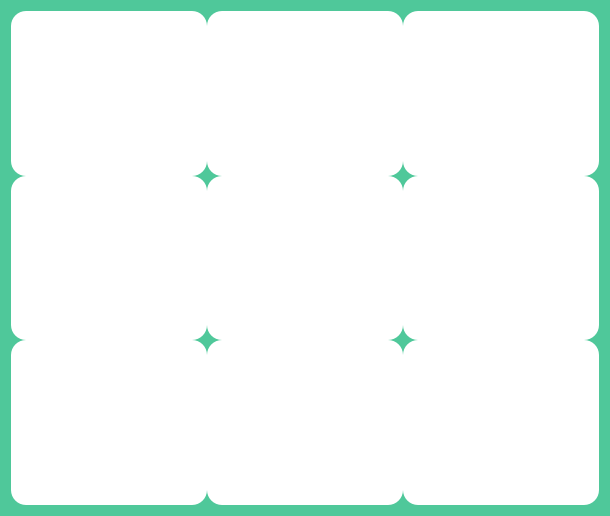
<?xml version="1.0" encoding="UTF-8"?>
<ui version="4.0">
 <class>gameWindow1</class>
 <widget class="QDialog" name="gameWindow1">
  <property name="geometry">
   <rect>
    <x>0</x>
    <y>0</y>
    <width>610</width>
    <height>516</height>
   </rect>
  </property>
  <property name="windowTitle">
   <string>Dialog</string>
  </property>
  <property name="styleSheet">
   <string notr="true">*{
	
	background-color:rgb(79, 200, 154);
font-family:century gothic;
font-size:20px;
}
QFrame
{
background:rgba(0,0,0,0.8);
border-radius:15px;
}

QPushButton
{
background: white;
border-radius:30px;
font-size:50px;
}
QToolButton
{
background: rgb(79, 200, 154);
border-radius:60px;
}
QLabel
{
color:white;
background:transparent;
}
QPushButton
{
color:black;
border-radius:15px;
}

</string>
  </property>
  <layout class="QGridLayout" name="gridLayout_2">
   <item row="0" column="0">
    <layout class="QGridLayout" name="gridLayout">
     <property name="sizeConstraint">
      <enum>QLayout::SizeConstraint::SetFixedSize</enum>
     </property>
     <property name="leftMargin">
      <number>0</number>
     </property>
     <property name="spacing">
      <number>0</number>
     </property>
     <item row="0" column="1">
      <widget class="QPushButton" name="pushButton2">
       <property name="sizePolicy">
        <sizepolicy hsizetype="Minimum" vsizetype="Expanding">
         <horstretch>0</horstretch>
         <verstretch>0</verstretch>
        </sizepolicy>
       </property>
       <property name="font">
        <font>
         <family>century gothic</family>
         <pointsize>-1</pointsize>
         <bold>true</bold>
        </font>
       </property>
       <property name="cursor">
        <cursorShape>PointingHandCursor</cursorShape>
       </property>
       <property name="text">
        <string/>
       </property>
      </widget>
     </item>
     <item row="1" column="2">
      <widget class="QPushButton" name="pushButton6">
       <property name="sizePolicy">
        <sizepolicy hsizetype="Minimum" vsizetype="Expanding">
         <horstretch>0</horstretch>
         <verstretch>0</verstretch>
        </sizepolicy>
       </property>
       <property name="font">
        <font>
         <family>century gothic</family>
         <pointsize>-1</pointsize>
         <bold>true</bold>
        </font>
       </property>
       <property name="cursor">
        <cursorShape>PointingHandCursor</cursorShape>
       </property>
       <property name="text">
        <string/>
       </property>
      </widget>
     </item>
     <item row="0" column="2">
      <widget class="QPushButton" name="pushButton3">
       <property name="sizePolicy">
        <sizepolicy hsizetype="Minimum" vsizetype="Expanding">
         <horstretch>0</horstretch>
         <verstretch>0</verstretch>
        </sizepolicy>
       </property>
       <property name="font">
        <font>
         <family>century gothic</family>
         <pointsize>-1</pointsize>
         <bold>true</bold>
        </font>
       </property>
       <property name="cursor">
        <cursorShape>PointingHandCursor</cursorShape>
       </property>
       <property name="text">
        <string/>
       </property>
       <property name="iconSize">
        <size>
         <width>20</width>
         <height>20</height>
        </size>
       </property>
       <property name="flat">
        <bool>false</bool>
       </property>
      </widget>
     </item>
     <item row="1" column="1">
      <widget class="QPushButton" name="pushButton5">
       <property name="sizePolicy">
        <sizepolicy hsizetype="Minimum" vsizetype="Expanding">
         <horstretch>0</horstretch>
         <verstretch>0</verstretch>
        </sizepolicy>
       </property>
       <property name="font">
        <font>
         <family>century gothic</family>
         <pointsize>-1</pointsize>
         <bold>true</bold>
        </font>
       </property>
       <property name="cursor">
        <cursorShape>PointingHandCursor</cursorShape>
       </property>
       <property name="text">
        <string/>
       </property>
      </widget>
     </item>
     <item row="2" column="1">
      <widget class="QPushButton" name="pushButton8">
       <property name="sizePolicy">
        <sizepolicy hsizetype="Minimum" vsizetype="Expanding">
         <horstretch>0</horstretch>
         <verstretch>0</verstretch>
        </sizepolicy>
       </property>
       <property name="font">
        <font>
         <family>century gothic</family>
         <pointsize>-1</pointsize>
         <bold>true</bold>
        </font>
       </property>
       <property name="cursor">
        <cursorShape>PointingHandCursor</cursorShape>
       </property>
       <property name="text">
        <string/>
       </property>
      </widget>
     </item>
     <item row="2" column="2">
      <widget class="QPushButton" name="pushButton9">
       <property name="sizePolicy">
        <sizepolicy hsizetype="Minimum" vsizetype="Expanding">
         <horstretch>0</horstretch>
         <verstretch>0</verstretch>
        </sizepolicy>
       </property>
       <property name="font">
        <font>
         <family>century gothic</family>
         <pointsize>-1</pointsize>
         <bold>true</bold>
        </font>
       </property>
       <property name="cursor">
        <cursorShape>PointingHandCursor</cursorShape>
       </property>
       <property name="text">
        <string/>
       </property>
      </widget>
     </item>
     <item row="0" column="0">
      <widget class="QPushButton" name="pushButton1">
       <property name="sizePolicy">
        <sizepolicy hsizetype="Minimum" vsizetype="Expanding">
         <horstretch>0</horstretch>
         <verstretch>0</verstretch>
        </sizepolicy>
       </property>
       <property name="font">
        <font>
         <family>century gothic</family>
         <pointsize>-1</pointsize>
         <bold>true</bold>
        </font>
       </property>
       <property name="cursor">
        <cursorShape>PointingHandCursor</cursorShape>
       </property>
       <property name="text">
        <string/>
       </property>
      </widget>
     </item>
     <item row="1" column="0">
      <widget class="QPushButton" name="pushButton4">
       <property name="sizePolicy">
        <sizepolicy hsizetype="Minimum" vsizetype="Expanding">
         <horstretch>0</horstretch>
         <verstretch>0</verstretch>
        </sizepolicy>
       </property>
       <property name="font">
        <font>
         <family>century gothic</family>
         <pointsize>-1</pointsize>
         <bold>true</bold>
        </font>
       </property>
       <property name="cursor">
        <cursorShape>PointingHandCursor</cursorShape>
       </property>
       <property name="text">
        <string/>
       </property>
      </widget>
     </item>
     <item row="2" column="0">
      <widget class="QPushButton" name="pushButton7">
       <property name="sizePolicy">
        <sizepolicy hsizetype="Minimum" vsizetype="Expanding">
         <horstretch>0</horstretch>
         <verstretch>0</verstretch>
        </sizepolicy>
       </property>
       <property name="font">
        <font>
         <family>century gothic</family>
         <pointsize>-1</pointsize>
         <bold>true</bold>
        </font>
       </property>
       <property name="cursor">
        <cursorShape>PointingHandCursor</cursorShape>
       </property>
       <property name="text">
        <string/>
       </property>
      </widget>
     </item>
    </layout>
   </item>
  </layout>
 </widget>
 <resources/>
 <connections/>
</ui>
